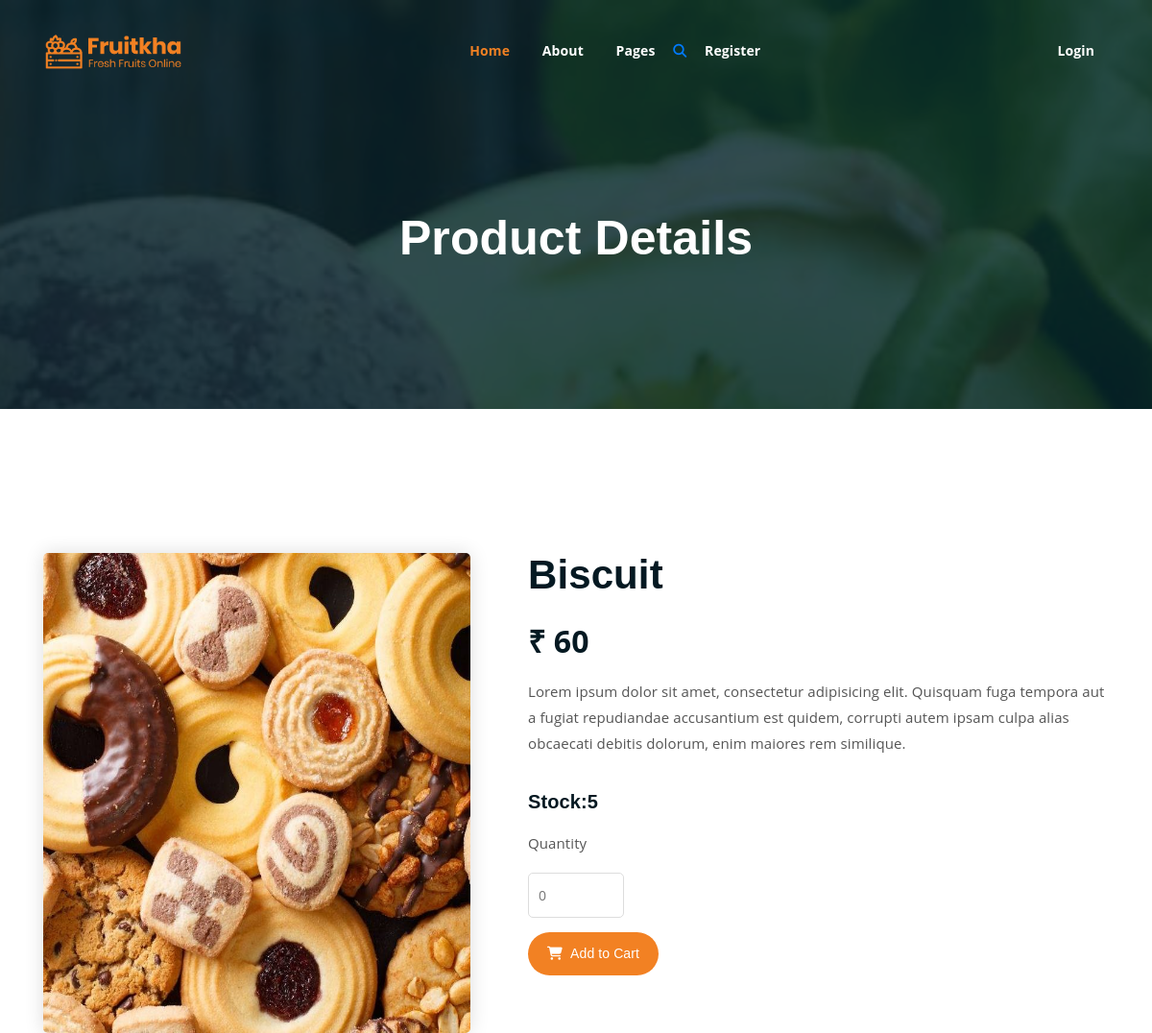
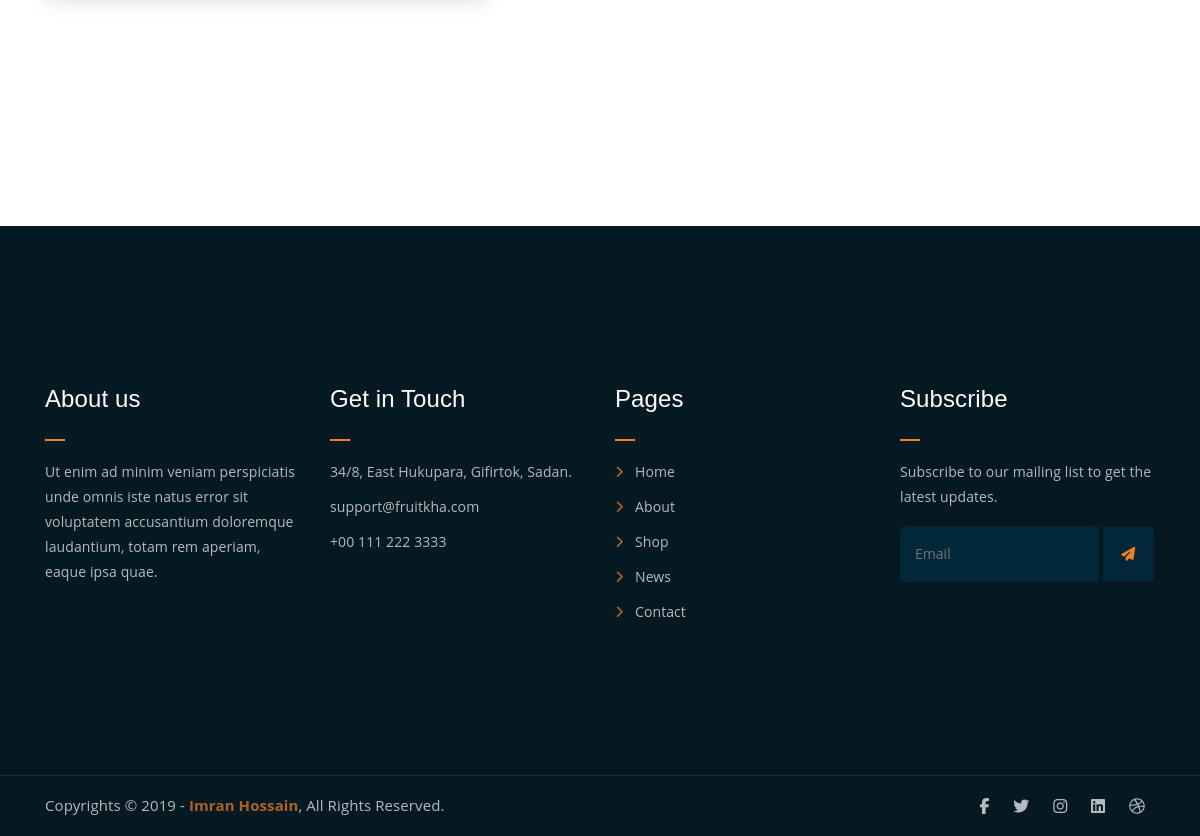
Page /details/2/ on the committed database (2 pictures, top to bottom).
### shop/models.py (models this page shows)
class Products(models.Model):
    name=models.CharField(max_length=50)
    desc=models.TextField()
    image=models.ImageField(upload_to='products')
    price=models.PositiveIntegerField()
    stock=models.IntegerField()
    created=models.DateTimeField(auto_now_add=True)
    updated=models.DateTimeField(auto_now=True)
    category_object=models.ForeignKey(Category,on_delete=models.CASCADE)

### shop/views.py (the view)
# urls.py: path('details/<int:pk>/',views.product_details,name='details'),
def product_details(request,pk):
    pr=Products.objects.get(id=pk)
    return render(request,'pro_details.html',{'p':pr})

### cart/context_processors.py (called while the page is built)
def count_items(request):
    count=0
    if(request.user.is_authenticated):
        u=request.user
        c=Cart.objects.filter(user=u)
        for i in c:
            count+=i.quantity
    return {'count':count}

### shop/context_processors.py (called while the page is built)
def links(request):
    c=Category.objects.all()
    return {'link':c}

### templates/pro_details.html (shortened to what this page needs)
{%extends 'base.html'%}
{%block main_block%}
<div class="breadcrumb-section breadcrumb-bg">
    <div class="container">
        <div class="row">
            <div class="col-lg-8 offset-lg-2 text-center">
                <div class="breadcrumb-text">
                    <h1>Product Details</h1>
                </div>
            </div>
        </div>
    </div>
</div>
<div class="single-product mt-150 mb-150">
    <div class="container">
        <div class="row">
            <div class="col-md-5">
                <div class="single-product-img">
                    <img src="{{p.image.url}}" alt="" height="500px">
                </div>
            </div>
            <div class="col-md-7">
                <div class="single-product-content">
                    <h2 class="fw-bold">{{p.name}}</h2>
                    <p class="single-product-pricing">₹ {{p.price}}</p>
                    <p>{{p.desc}}</p>
                    <h4>Stock:{{p.stock}}</h4>
              {%if user.is_superuser%}
                 {%if p.stock > 0%}
                 <p>Product in stock</p>
                 <a href="{%url 'shop:add_stock' p.id%}" class="cart-btn">Add stock</a>
                 {%else%}
                 <p>Product out of stock</p>
                 <a href="{%url 'shop:add_stock' p.id%}" class="cart-btn">Add stock</a>
                 {%endif%}
             {%else%}
             <div class="single-product-form">
                <p>Quantity</p>
                <form action="index.html">
                    <input type="number" placeholder="0">
                </form>
            </div>
                {%if p.stock > 0 %}
                <a href="{%url 'cart:addto_cart' p.id %}" class="cart-btn"><i class="fas fa-shopping-cart"></i> Add to Cart</a>
                {%else%}
                <p>Out of stock</p>
                {%endif%}
              {%endif%}
                </div>
            </div>
        </div>
    </div>
</div>
{%endblock%}

### static/css/main.css (style rules this page uses)
html { font-size: 14px; font-weight: 400; line-height: 28px; height: 100%; }
body { font-family: "Open Sans", sans-serif; font-weight: 400; font-size: 1rem; letter-spacing: 0.1px; line-height: 1.8; color: #051922; overflow-x: hidden; }
body img { max-width: 100%; }
a { cursor: pointer; text-decoration: none; -webkit-transition: all 0.2s ease-in-out; -o-transition: all 0.2s ease-in-out; transition: all 0.2s ease-in-out; }
h1, .h1, h2, .h2, h3, .h3, h4, .h4, h5, .h5, h6, .h6 { font-family: "Poppins", sans-serif; font-weight: 700; margin: 0 0 1.25rem 0; color: #051922; }
h1:last-child, .h1:last-child, h2:last-child, .h2:last-child, h3:last-child, .h3:last-child, h4:last-child, .h4:last-child, h5:last-child, .h5:last-child, h6:last-child, .h6:last-child { margin: 0; }
h1, .h1 { font-size: 4rem; font-weight: 700; line-height: 4rem; }
h2, .h2 { font-size: 3rem; font-weight: 700; line-height: 3.25rem; }
h4, .h4 { font-size: 1.5rem; font-weight: 700; line-height: 1.75rem; }
p { font-family: "Open Sans", sans-serif; font-weight: 400; font-size: 1rem; letter-spacing: 0.1px; line-height: 1.8; color: #051922; margin: 0 0 1.25rem 0; }
.mt-150 { margin-top: 150px; }
.mb-150 { margin-bottom: 150px; }
a.boxed-btn, a.bordered-btn, a.cart-btn { border-radius: 50px; }
.breadcrumb-bg { background-image: url(../img/breadcrumb-bg.jpg); }
.breadcrumb-text h1 { font-size: 50px; font-weight: 900; color: #fff; margin: 0; margin-top: 20px; }
.breadcrumb-section { padding: 150px 0; background-size: cover; background-position: center center; position: relative; z-index: 1; background-attachment: fixed; padding-top: 200px; }
.breadcrumb-section:after { position: absolute; left: 0; top: 0; width: 100%; height: 100%; content: ""; background-color: #07212e; z-index: -1; opacity: 0.8; }
a.cart-btn { -webkit-transition: 0.3s; -o-transition: 0.3s; transition: 0.3s; }
html, body { height: 100%; }
a.cart-btn { font-family: 'Poppins', sans-serif; display: inline-block; background-color: #F28123; color: #fff; padding: 10px 20px; }
a.cart-btn i { margin-right: 5px; }
.single-product-img img { border-radius: 5px; -webkit-box-shadow: 0 0 20px #ddd; box-shadow: 0 0 20px #ddd; }
.single-product-content p { font-size: 15px; color: #555; line-height: 1.8; }
.single-product-content p.single-product-pricing { font-size: 32px; font-weight: 700; margin-bottom: 10px; color: #051922; line-height: inherit; }
input[type="number"] { border: 1px solid #ddd; border-radius: 5px; padding: 10px; width: 100px; margin-bottom: 15px; }
.single-product-content h4 { font-size: 20px; font-weight: 600; margin-top: 35px; }
.single-product-content { margin-left: 30px; }

### rows in the picture
Products: image (picture), name "Biscuit", price "60", desc "Lorem ipsum dolor sit amet, consectetur adipisicing elit. Quisquam fuga tempora aut a fugiat repudiandae accusantium est quidem, corrupti autem ipsam culpa alias obcaecati debitis dolorum, enim maiores rem similique.", stock "5"
